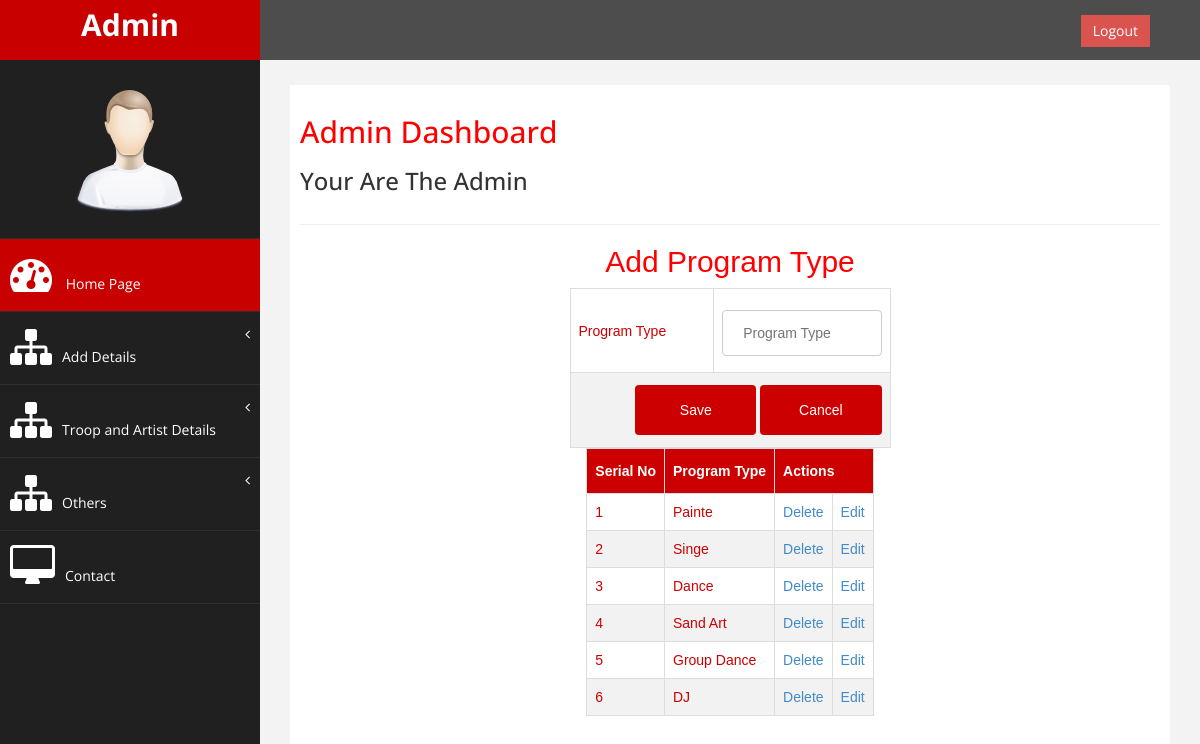
The page /Program-Booking/Admin/Programtype.php on the database its author committed.
### tables this page shows
CREATE TABLE `tbl_programtype` (
  `pgmtype_id` int(50) NOT NULL auto_increment,
  `pgmtype_name` varchar(50) NOT NULL,
  PRIMARY KEY  (`pgmtype_id`)
);

### Program-Booking/Admin/Programtype.php (the view, shortened to what this page needs)
<!DOCTYPE html PUBLIC "-//W3C//DTD XHTML 1.0 Transitional//EN" "http://www.w3.org/TR/xhtml1/DTD/xhtml1-transitional.dtd">
<html xmlns="http://www.w3.org/1999/xhtml">
<head>
<?php include("HomePage.php")?>
</head>
<body>
<div id="tab" align="center">
<h2>Add Program Type</h2>
<form id="form1" name="form1" method="post" action="">
  <table width="321" border="1">
    <tr>
      <td width="137">Program Type</td>
      <td width="168"><label for="txtpgmtyp"></label>
      <input type="text" name="txtpgmtyp" id="txtpgmtyp" value="<?php echo $row["pgmtype_name"] ?>" required="required" placeholder="Program Type" /></td>
    </tr>
    <tr>
      <td colspan="2" align="right"><input type="submit" name="save" id="save" value="Save" />
      <input type="reset" name="cancel" id="cancel" value="Cancel" /></td>
    </tr>
  </table>
  <table border="1">
         <tr>
             <th>
                 Serial No
             </th>
             <th>
                 Program Type
             </th>
             <th colspan="2">Actions</th>
         </tr>
         <tr>
             <?php
			 $sel="select * from tbl_programtype";
			 $datas=mysql_query($sel,$con);
			 $i=0;
			 while($raw=mysql_fetch_array($datas))
			 {
				 $i=$i+1;
				 ?>
                <tr>
                    <td>
                        <?php echo $i ?>
                    </td>
                    <td><?php echo $raw["pgmtype_name"]; ?></td>
                    <td><a href="Programtype.php?delid=<?php echo $raw["pgmtype_id"] ?>">Delete</a></td>
                    <td><a href="Programtype.php?editid=<?php echo $raw["pgmtype_id"]?>";>Edit</a></td>
                </tr>
                 <?php
				 }
			 ?>
         </tr>
  </table>
</form>
</body>
</html>

### Program-Booking/Admin/assets/css/custom.css (style rules this page uses)
body { font-family: 'Open Sans', sans-serif; }
h2 { color: #f00; }

### Program-Booking/Admin/form.css (style rules this page uses)
#tab { font-family: "Trebuchet MS", Arial, Helvetica, sans-serif; border-collapse: collapse; width: 100%; }
#tab td, #tab th { border: 1px solid #ddd; padding: 8px; color: #C00; }
#tab tr:nth-child(even) { background-color: #f2f2f2; }
#tab th { padding-top: 12px; padding-bottom: 12px; text-align: left; background-color: #C00; color: white; }
input[type=text], select { width: 100%; padding: 12px 20px; margin: 8px 0; display: inline-block; border: 1px solid #ccc; border-radius: 4px; box-sizing: border-box; }
input[type=submit] { width: 40%; background-color: #C00; color: white; padding: 15px; margin: 4px 0; border: none; border-radius: 4px; cursor: pointer; }
input[type=reset] { width: 40%; background-color: #C00; color: white; padding: 15px; margin: 4px 0; border: none; border-radius: 4px; cursor: pointer; }

### rows shown on the page
tbl_programtype: pgmtype_name "Painte"
tbl_programtype: pgmtype_name "Singe"
tbl_programtype: pgmtype_name "Dance"
tbl_programtype: pgmtype_name "Sand Art"
tbl_programtype: pgmtype_name "Group Dance"
tbl_programtype: pgmtype_name "DJ"
